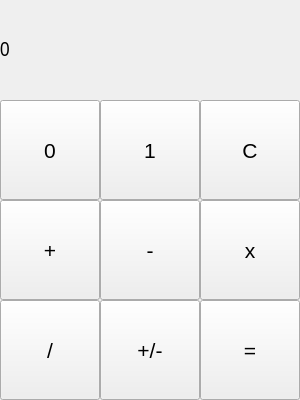
<?xml version="1.0" encoding="UTF-8"?>
<ui version="4.0">
 <class>QtProgramWin</class>
 <widget class="QMainWindow" name="QtProgramWin">
  <property name="geometry">
   <rect>
    <x>0</x>
    <y>0</y>
    <width>300</width>
    <height>400</height>
   </rect>
  </property>
  <property name="windowTitle">
   <string>QtProgramWin</string>
  </property>
  <widget class="QWidget" name="centralWidget">
   <widget class="QLabel" name="label">
    <property name="geometry">
     <rect>
      <x>0</x>
      <y>0</y>
      <width>300</width>
      <height>100</height>
     </rect>
    </property>
    <property name="font">
     <font>
      <family>Arial Narrow</family>
      <pointsize>16</pointsize>
     </font>
    </property>
    <property name="text">
     <string>0</string>
    </property>
    <property name="margin">
     <number>10</number>
    </property>
   </widget>
   <widget class="QPushButton" name="pushButton_0">
    <property name="geometry">
     <rect>
      <x>0</x>
      <y>100</y>
      <width>100</width>
      <height>100</height>
     </rect>
    </property>
    <property name="font">
     <font>
      <family>Arial</family>
      <pointsize>16</pointsize>
     </font>
    </property>
    <property name="text">
     <string>0</string>
    </property>
    <property name="shortcut">
     <string>0</string>
    </property>
   </widget>
   <widget class="QPushButton" name="pushButton_add">
    <property name="geometry">
     <rect>
      <x>0</x>
      <y>200</y>
      <width>100</width>
      <height>100</height>
     </rect>
    </property>
    <property name="font">
     <font>
      <family>Arial</family>
      <pointsize>16</pointsize>
     </font>
    </property>
    <property name="text">
     <string>+</string>
    </property>
    <property name="shortcut">
     <string>+</string>
    </property>
   </widget>
   <widget class="QPushButton" name="pushButton_clear">
    <property name="geometry">
     <rect>
      <x>200</x>
      <y>100</y>
      <width>100</width>
      <height>100</height>
     </rect>
    </property>
    <property name="font">
     <font>
      <family>Arial</family>
      <pointsize>16</pointsize>
     </font>
    </property>
    <property name="text">
     <string>C</string>
    </property>
    <property name="shortcut">
     <string>Backspace</string>
    </property>
   </widget>
   <widget class="QPushButton" name="pushButton_1">
    <property name="geometry">
     <rect>
      <x>100</x>
      <y>100</y>
      <width>100</width>
      <height>100</height>
     </rect>
    </property>
    <property name="font">
     <font>
      <family>Arial</family>
      <pointsize>16</pointsize>
     </font>
    </property>
    <property name="text">
     <string>1</string>
    </property>
    <property name="shortcut">
     <string>1</string>
    </property>
   </widget>
   <widget class="QPushButton" name="pushButton_subtract">
    <property name="geometry">
     <rect>
      <x>100</x>
      <y>200</y>
      <width>100</width>
      <height>100</height>
     </rect>
    </property>
    <property name="font">
     <font>
      <family>Arial</family>
      <pointsize>16</pointsize>
     </font>
    </property>
    <property name="text">
     <string>-</string>
    </property>
    <property name="shortcut">
     <string>-</string>
    </property>
   </widget>
   <widget class="QPushButton" name="pushButton_multiply">
    <property name="geometry">
     <rect>
      <x>200</x>
      <y>200</y>
      <width>100</width>
      <height>100</height>
     </rect>
    </property>
    <property name="font">
     <font>
      <family>Arial</family>
      <pointsize>16</pointsize>
     </font>
    </property>
    <property name="text">
     <string>x</string>
    </property>
    <property name="shortcut">
     <string>*</string>
    </property>
   </widget>
   <widget class="QPushButton" name="pushButton_divide">
    <property name="geometry">
     <rect>
      <x>0</x>
      <y>300</y>
      <width>100</width>
      <height>100</height>
     </rect>
    </property>
    <property name="font">
     <font>
      <family>Arial</family>
      <pointsize>16</pointsize>
     </font>
    </property>
    <property name="text">
     <string>/</string>
    </property>
    <property name="shortcut">
     <string>/</string>
    </property>
   </widget>
   <widget class="QPushButton" name="pushButton_negative">
    <property name="geometry">
     <rect>
      <x>100</x>
      <y>300</y>
      <width>100</width>
      <height>100</height>
     </rect>
    </property>
    <property name="font">
     <font>
      <family>Arial</family>
      <pointsize>16</pointsize>
     </font>
    </property>
    <property name="text">
     <string>+/-</string>
    </property>
    <property name="shortcut">
     <string>N</string>
    </property>
   </widget>
   <widget class="QPushButton" name="pushButton_equals">
    <property name="geometry">
     <rect>
      <x>200</x>
      <y>300</y>
      <width>100</width>
      <height>100</height>
     </rect>
    </property>
    <property name="font">
     <font>
      <family>Arial</family>
      <pointsize>16</pointsize>
     </font>
    </property>
    <property name="text">
     <string>=</string>
    </property>
    <property name="shortcut">
     <string>Return</string>
    </property>
    <property name="autoDefault">
     <bool>false</bool>
    </property>
    <property name="default">
     <bool>false</bool>
    </property>
   </widget>
  </widget>
 </widget>
 <layoutdefault spacing="6" margin="11"/>
 <resources/>
 <connections/>
</ui>
